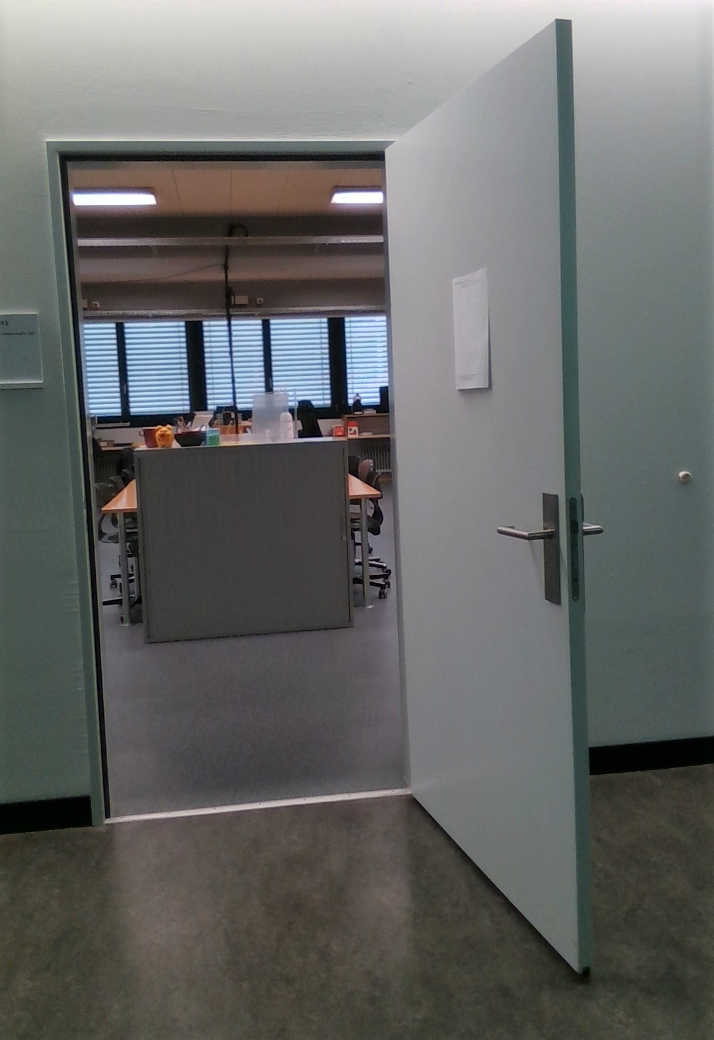
#> input picture door2_Color.png, 714 x 1040 px; the run also reads 3 pictures not shown here
$ jupyter execute --allow-errors lescher.ipynb   (older library calls are emulated)
#> lines starting #> are read from the running program, lines starting #| are printed output that depends on the picture; after the words box and inside, x2 and y2 are one past the last pixel; in counts of white or black regions, pixels touching at a corner belong together
# HoughP

[cell 1]
import cv2 as cv
import numpy as np
from matplotlib import pyplot as plt

img = cv.imread('door2_Color.png')
#> img is the input picture: shape (1040, 714, 3); mean B, G, R 103.1, 104.3, 103
canny_threshold1 = 20
canny_threshold2 = 150

hough_threshold = 250

minLineLength = 100
maxLineGap = 10

# Convert the image to grayscale
gray = cv.cvtColor(img, cv.COLOR_BGR2GRAY)

#gray = cv.GaussianBlur(gray, (3, 3), 0)

# Use the Canny edge detector to find edges in the image
edges = cv.Canny(gray, threshold1 = canny_threshold1, threshold2= canny_threshold2, apertureSize = 3)
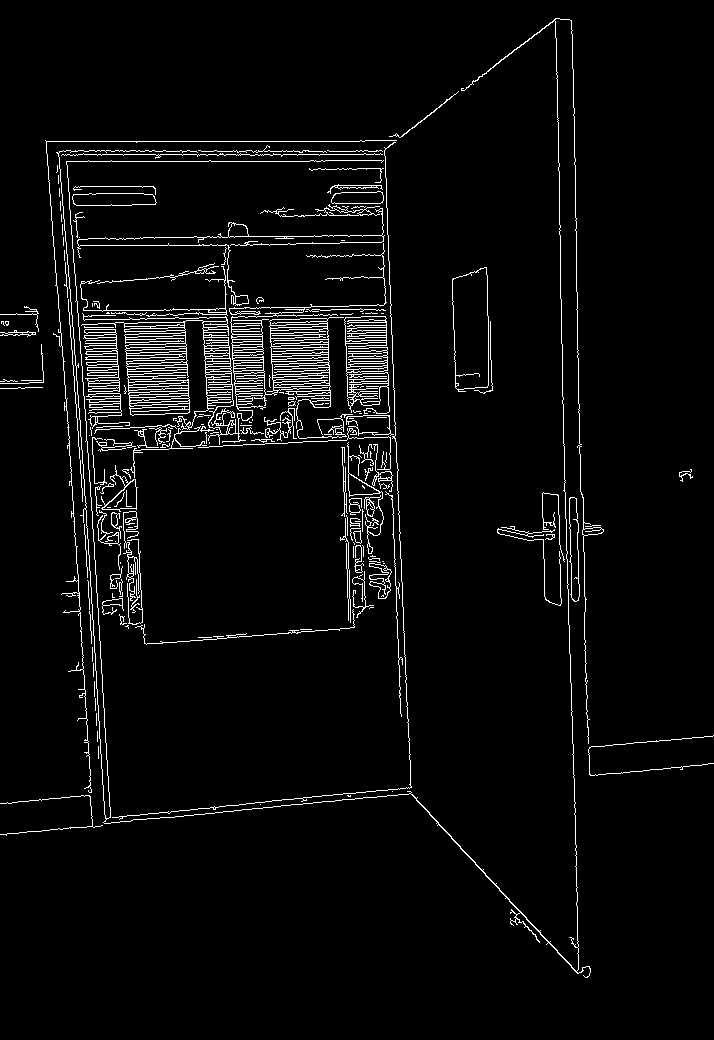
#> edges: shape (1040, 714); 3.9% white in thin lines or dots

# Use the HoughLinesP transform to detect lines in the image
lines = cv.HoughLinesP(edges, 1, np.pi/180, hough_threshold, minLineLength, maxLineGap)
#> lines = 22 rows, first 6: [81, 474, 81, 486], [46, 141, 359, 141], [96, 580, 96, 592], [67, 287, 67, 297], [74, 378, 74, 391], [393, 524, 393, 538]

# Create a black image to draw the lines on
line_img = np.zeros_like(img)


# Loop through the lines and draw them on the image
for line in lines:
    x1, y1, x2, y2 = line[0]

    cv.line(img, (x1, y1), (x2, y2), (0, 255, 0), 2)
#> this loop made 22 passes
#> img: shape (1040, 714, 3); 0.32% of pixels changed, all inside (x1, y1, x2, y2) = (45, 140, 580, 820)


result = cv.bitwise_and(img, line_img)
#> result: shape (1040, 714, 3); every value is 0


plt.imshow(img)
plt.show()

plt.imshow(edges)
plt.show()

# Hough

[cell 2]
import cv2 as cv
import numpy as np
from matplotlib import pyplot as plt

img = cv.imread('door2_Color.png')
canny_threshold1 = 20
canny_threshold2 = 150

hough_threshold = 250

# Convert the image to grayscale
gray = cv.cvtColor(img, cv.COLOR_BGR2GRAY)

#gray = cv.GaussianBlur(gray, (3, 3), 0)

# Use the Canny edge detector to find edges in the image
edges = cv.Canny(gray, threshold1 = canny_threshold1, threshold2= canny_threshold2, apertureSize = 3)

# Use the Hough transform to detect lines in the image
lines = cv.HoughLines(edges, 1, np.pi/180, hough_threshold)
#> lines = [[-47, 3.07], [141, 1.57], [-55, 3.07], [-555, 3.12], [-374, 3.11], [154, 1.57], [-571, 3.12], [-36, 3.07], [161, 1.57]]
#lines = cv.HoughLinesP(edges, maxLineGap=)

# Create a black image to draw the lines on
line_img = np.zeros_like(img)


# Loop through the lines and draw them on the image
for line in lines:
    rho, theta = line[0]
    a = np.cos(theta)
    b = np.sin(theta)
    x0 = a*rho
    y0 = b*rho
    x1 = int(x0 + 1000*(-b))
    y1 = int(y0 + 1000*(a))
    x2 = int(x0 - 1000*(-b))
    y2 = int(y0 - 1000*(a))

    print(theta)

    cv.line(img, (x1, y1), (x2, y2), (0, 255, 0), 2)
#> this loop made 9 passes
#> (rho, theta, a, b, x0, y0, x1, y1) on passes 1 to 8: (-47, 3.07, -0.998, 0.0698, 46.89, -3.28, -22, -1000), (141, 1.57, -4.37e-08, 1, -6.16e-06, 141, -1000, 140), (-55, 3.07, -0.998, 0.0698, 54.87, -3.84, -14, -1001), (-555, 3.12, -1, 0.0175, 554.9, -9.69, 537, -1009), (-374, 3.11, -0.999, 0.0349, 373.8, -13.05, 338, -1012), (154, 1.57, -4.37e-08, 1, -6.73e-06, 154, -1000, 153), (-571, 3.12, -1, 0.0175, 570.9, -9.97, 553, -1009), (-36, 3.07, -0.998, 0.0698, 35.91, -2.51, -33, -1000)
#> (printed output is left out)
#> img: shape (1040, 714, 3); 3.25% of pixels changed, all inside (x1, y1, x2, y2) = (0, 0, 714, 997)


result = cv.bitwise_and(img, line_img)


plt.imshow(img)
plt.show()

plt.imshow(edges)
plt.show()

# Adjust Images

[cell 3]
import cv2 as cv
import numpy as np
from matplotlib import pyplot as plt

img = cv.imread('zellen_1.png')
#> (the rest of this cell did not finish here and is left out)

# Continuing Version 1

[cell 4]
import cv2
import numpy as np
import matplotlib.pyplot as plt

hight = 100
width = 50
ratio = 1.75

thres1 = 50
thres2 = 150

# Load the input image
img1 = cv2.imread('Aufnahmen_FHNW/bild2_Color.png')
img2 = cv2.imread('Aufnahmen_FHNW/bild6_Color.png')
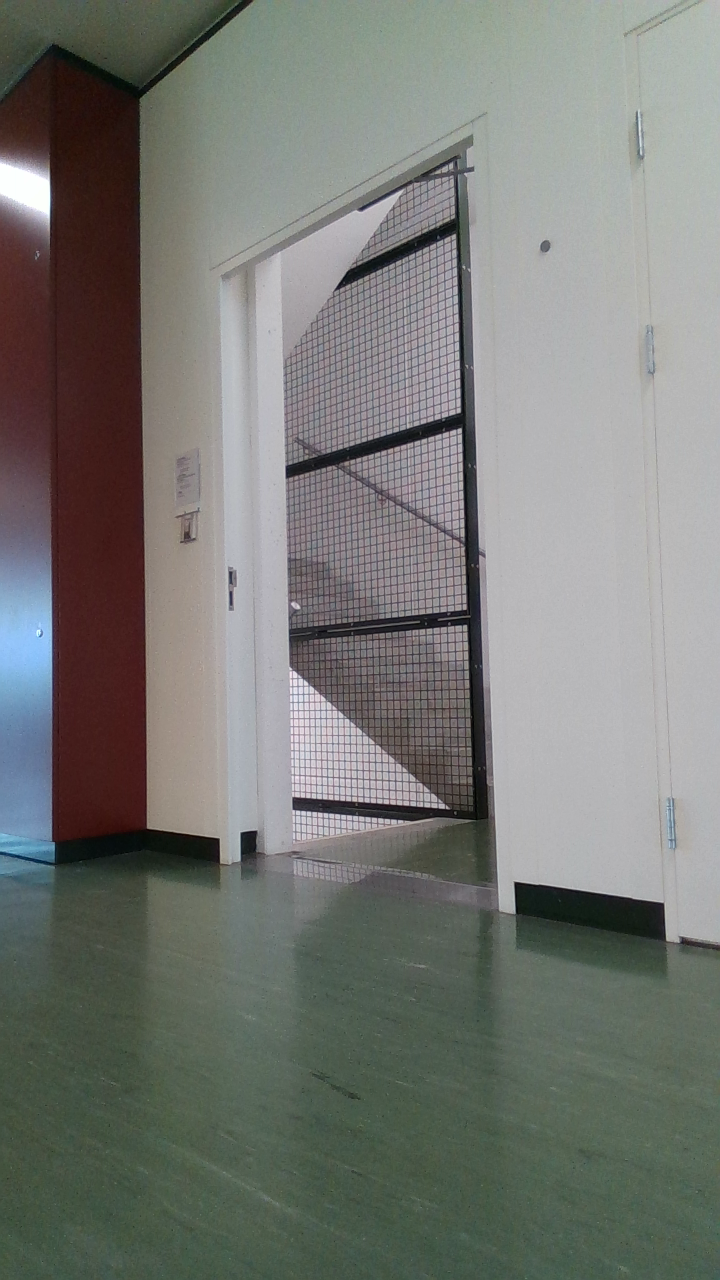
#> input picture Aufnahmen_FHNW/bild6_Color.png, 720 x 1280 px
#> img2 is the input picture: shape (1280, 720, 3); mean B, G, R 116.2, 120.7, 118.9
img3 = cv2.imread('Aufnahmen_FHNW/bild9_Color.png')
img4 = cv2.imread('Aufnahmen_FHNW/bild12_Color.png')
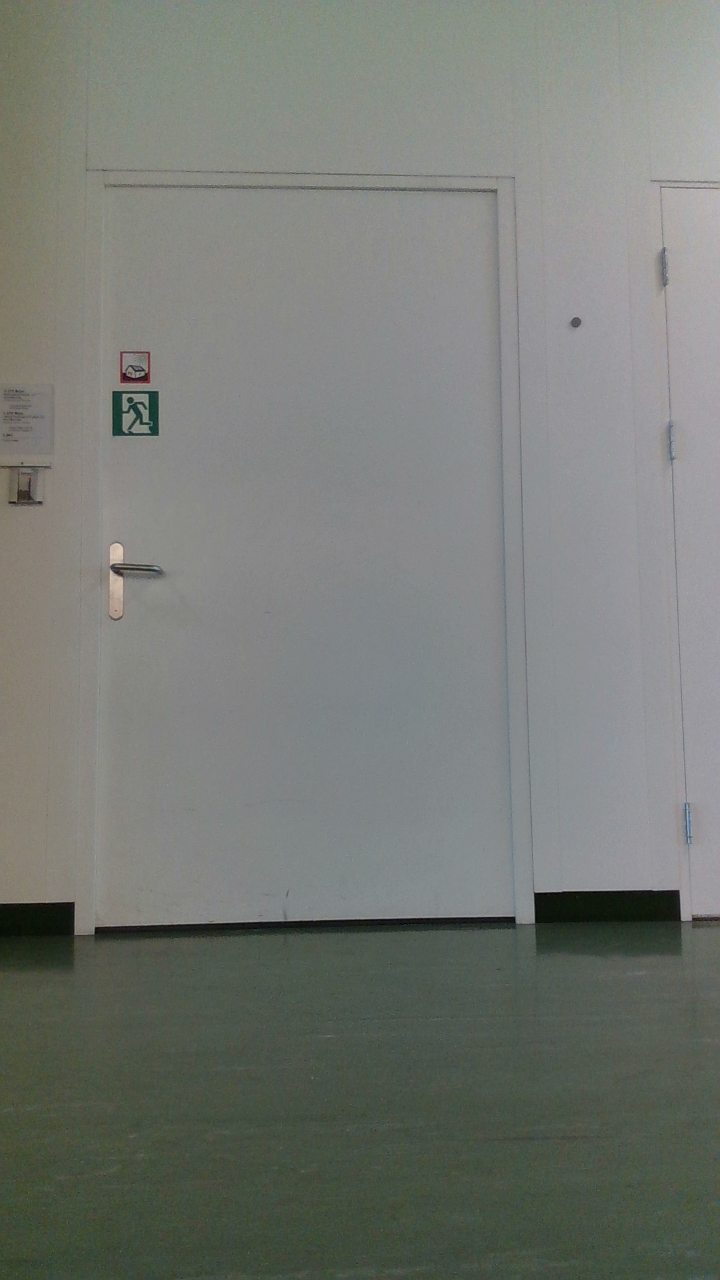
#> input picture Aufnahmen_FHNW/bild12_Color.png, 720 x 1280 px
#> img4 is the input picture: shape (1280, 720, 3); mean B, G, R 116.6, 122.2, 118.7

# Convert the image to grayscale
gray1 = cv2.cvtColor(img1, cv2.COLOR_BGR2GRAY)
gray2 = cv2.cvtColor(img2, cv2.COLOR_BGR2GRAY)
gray3 = cv2.cvtColor(img3, cv2.COLOR_BGR2GRAY)
gray4 = cv2.cvtColor(img4, cv2.COLOR_BGR2GRAY)


# Apply Gaussian blur to reduce noise and improve detection
#gray = cv2.GaussianBlur(gray, (3, 3), 0)

# Use the Canny edge detector to find edges in the image
edges1 = cv2.Canny(gray1, thres1, thres2, apertureSize = 3)
#> edges1: shape (1280, 720); 1% white in thin lines or dots
edges2 = cv2.Canny(gray2, thres1, thres2, apertureSize = 3)
#> edges2: shape (1280, 720); 5.7% white in thin lines or dots
edges3 = cv2.Canny(gray3, thres1, thres2, apertureSize = 3)
#> edges3: shape (1280, 720); 2.8% white in thin lines or dots
edges4 = cv2.Canny(gray4, thres1, 240, apertureSize = 3)
#> edges4: shape (1280, 720); 0.61% white in thin lines or dots, all inside (x1, y1, x2, y2) = (0, 168, 720, 957)

# Compute the threshold for the image
#ret, thresh = cv2.threshold(gray, 128, 255, cv2.THRESH_BINARY_INV)

# Find the contours in the image
contours, hierarchy = cv2.findContours(edges1, cv2.RETR_TREE, cv2.CHAIN_APPROX_SIMPLE)
#> contours = 212 contours, 172 with area under 20; largest, box (x1, y1, x2, y2) and area: (264, 791, 720, 858) 1808, (271, 791, 481, 822) 1765, (266, 457, 287, 492) 558, (257, 241, 463, 331) 516, (266, 457, 287, 492) 424

# Loop through the contours and draw rectangles around the doorframes
for i, (contour, h) in enumerate(zip(contours, hierarchy[0])):
    # If the contour does not have a parent, draw it on the image
    if h[3] == -1:
         # Find the bounding rectangle for the contour
        x, y, w, h = cv2.boundingRect(contour)
        if h/w >ratio and h> hight and w>width:
            # Draw the rectangle on the image
            cv2.rectangle(img1, (x, y), (x + w, y + h), (255, 28, 247), 2)
#> this loop made 212 passes
#> (contour, x, y, w) on passes 10, 14, 19, 39, 47, 52: ([[295, 1163], [295, 1165], [297, 1165], [297, 1163]], 295, 1163, 3), ([[297, 1146], [297, 1148], [299, 1148], [299, 1146]], 297, 1146, 3), ([[312, 1064], [312, 1066]], 312, 1064, 1), ([[354, 780], [354, 784]], 354, 780, 1), ([[596, 733], [596, 734]], 596, 733, 1), ([[272, 605], [273, 605]], 272, 605, 2)
#> after the loop, w = 13; x = 411; y = 0


contours, hierarchy = cv2.findContours(edges2, cv2.RETR_TREE, cv2.CHAIN_APPROX_SIMPLE)
#> contours = 3077 contours, 1815 with area under 20; largest, box (x1, y1, x2, y2) and area: (255, 154, 467, 670) 56272, (219, 134, 720, 951) 32830, (479, 555, 496, 830) 1781, (319, 296, 360, 374) 874, (333, 459, 400, 503) 770

# Loop through the contours and draw rectangles around the doorframes
for i, (contour, h) in enumerate(zip(contours, hierarchy[0])):
    # If the contour does not have a parent, draw it on the image
    if h[3] == -1:
         # Find the bounding rectangle for the contour
        x, y, w, h = cv2.boundingRect(contour)
        if h/w >ratio and h> hight and w>width:
            # Draw the rectangle on the image
            cv2.rectangle(img2, (x, y), (x + w, y + h), (255, 28, 247), 2)
#> this loop made 3077 passes
#> (contour, x, y, w) on passes 15, 34, 37: ([[399, 1081], [401, 1081]], 399, 1081, 3), ([[385, 871], [386, 871]], 385, 871, 2), ([[225, 866], [230, 866]], 225, 866, 6)


contours, hierarchy = cv2.findContours(edges3, cv2.RETR_TREE, cv2.CHAIN_APPROX_SIMPLE)

# Loop through the contours and draw rectangles around the doorframes
for i, (contour, h) in enumerate(zip(contours, hierarchy[0])):
    # If the contour does not have a parent, draw it on the image
    if h[3] == -1:
         # Find the bounding rectangle for the contour
        x, y, w, h = cv2.boundingRect(contour)
        if h/w >ratio and h> hight and w>width:
            # Draw the rectangle on the image
            cv2.rectangle(img3, (x, y), (x + w, y + h), (255, 28, 247), 2)
#> this loop made 877 passes


contours, hierarchy = cv2.findContours(edges4, cv2.RETR_TREE, cv2.CHAIN_APPROX_SIMPLE)

# Loop through the contours and draw rectangles around the doorframes
for i, (contour, h) in enumerate(zip(contours, hierarchy[0])):
    # If the contour does not have a parent, draw it on the image
    if h[3] == -1:
         # Find the bounding rectangle for the contour
        x, y, w, h = cv2.boundingRect(contour)
        if h/w >ratio and h> hight and w>width:
            # Draw the rectangle on the image
            cv2.rectangle(img4, (x, y), (x + w, y + h), (255, 28, 247), 2)
#> this loop made 71 passes


# Save the output image

# Display the resized image

fig, axs = plt.subplots(2, 4)

axs[0, 0].imshow(img1)
axs[1, 0].imshow(edges1)

axs[0, 1].imshow(img2)
axs[1, 1].imshow(edges2)

axs[0, 2].imshow(img3)
axs[1, 2].imshow(edges3)

axs[0, 3].imshow(img4)
axs[1, 3].imshow(edges4)


cv2.startWindowThread()
cv2.namedWindow("preview", cv2.WINDOW_NORMAL)
cv2.imshow("preview", gray1)
key = cv2.waitKey(0)
#> (key Esc is pressed here)
cv2.destroyAllWindows()

# Working Version 1

[cell 5]
#To detect doorframes in Python, you can use the OpenCV library. OpenCV is a powerful library for image and video processing, and it provides a wide range of features for detecting objects in images. Here is an example of how you can use OpenCV to detect doorframes in an image:

import cv2
import matplotlib.pyplot as plt

# Load the input image
img = cv2.imread('test.jpg')

# Convert the image to grayscale
gray = cv2.cvtColor(img, cv2.COLOR_BGR2GRAY)

# Use the Canny edge detector to find edges in the image
edges = cv2.Canny(gray, 50, 150, apertureSize = 3)
#> edges: shape (1040, 714); 4.8% white in thin lines or dots

# Compute the threshold for the image
#ret, thresh = cv2.threshold(gray, 128, 255, cv2.THRESH_BINARY_INV)

# Find the contours in the image
contours, hierarchy = cv2.findContours(edges, cv2.RETR_TREE, cv2.CHAIN_APPROX_SIMPLE)

# Loop through the contours and draw rectangles around the doorframes
for i, (contour, h) in enumerate(zip(contours, hierarchy[0])):
    # If the contour does not have a parent, draw it on the image
    if h[3] == -1:
         # Find the bounding rectangle for the contour
        x, y, w, h = cv2.boundingRect(contour)
        if h/w >1.75 and h> 100 and w>50:
            # Draw the rectangle on the image
            cv2.rectangle(img, (x, y), (x + w, y + h), (255, 28, 247), 2)
#> this loop made 383 passes
#> img: shape (1040, 714, 3); mean B, G, R 102.2, 108, 102


# Save the output image
#cv2.imwrite("output.jpg", edges)

# Display the resized image

plt.imshow(img)
plt.show()

plt.imshow(edges)
plt.show()

# Test edge_detector

[cell 6]
import cv2
import numpy as np
import matplotlib.pyplot as plt

# Read the image and convert it to grayscale
image = cv2.imread('door1_Color.png')
#> (the rest of this cell did not finish here and is left out)

# Rechteck finden

[cell 7]
import cv2
import numpy as np
import matplotlib.pyplot as plt

# Read the image and convert it to grayscale
image = cv2.imread('door2_Color.png')
gray = cv2.cvtColor(image, cv2.COLOR_BGR2GRAY)

# Apply Gaussian blur to reduce noise and improve detection
gray = cv2.GaussianBlur(gray, (3, 3), 0)

# Use the Canny edge detector to find edges in the image
edges = cv2.Canny(gray, 50, 200)
#> edges: shape (1040, 714); 3% white in thin lines or dots

###############################################################

# [12 lines left out: function detect_rectangle, not called in this run]

# V2 horizontal und vertikal

[cell 8]
# Import the necessary libraries
import cv2
import numpy as np
import matplotlib.pyplot as plt

# Read the image and convert it to grayscale
image = cv2.imread('door2_Color.png')
image = image[...,::-1].copy()

# Convert the image to grayscale
gray = cv2.cvtColor(image, cv2.COLOR_BGR2GRAY)

# Apply Gaussian blur to reduce noise and improve detection
gray = cv2.GaussianBlur(gray, (3, 3), 0)

# Use the Canny edge detector to find edges in the image
edges = cv2.Canny(gray, 50, 150, apertureSize = 3)
#> edges: shape (1040, 714); 3.2% white in thin lines or dots

# Use the Hough transform to detect lines in the image
line_vert = cv2.HoughLines(edges, 1, np.pi/180, 270,min_theta=2)
line_hor = cv2.HoughLines(edges, 1, np.pi/180, 300,max_theta=3)

# Loop through the lines and draw them on the image
for line in line_vert:
    rho, theta = line[0]
    a = np.cos(theta)
    b = np.sin(theta)
    x0 = a*rho
    y0 = b*rho
    x1 = int(x0 + 1000*(-b))
    y1 = int(y0 + 1000*(a))
    x2 = int(x0 - 1000*(-b))
    y2 = int(y0 - 1000*(a))

    cv2.line(image, (x1, y1), (x2, y2), (0, 0, 255), 2)
#> this loop made 4 passes
#> line on passes 1 to 4: [[-377, 3.1]], [[-554, 3.12]], [[-61, 3.08]], [[-47, 3.06]]
#> image: shape (1040, 714, 3); mean R, G, B 101.6, 102.8, 105.5

cv2.COLORMAP_DEEPGREEN
for line in line_vert:
    rho, theta = line[0]
    a = np.cos(theta)
    b = np.sin(theta)
    x0 = a*rho
    y0 = b*rho
    x1 = int(x0 + 1000*(-b))
    y1 = int(y0 + 1000*(a))
    x2 = int(x0 - 1000*(-b))
    y2 = int(y0 - 1000*(a))

    cv2.line(image, (x1, y1), (x2, y2), (0, 0, 255), 2)


plt.imshow(image)
plt.show()

plt.imshow(edges)
plt.show()

# Test A

[cell 9]
import cv2
import matplotlib.pyplot as plt

# Load the input image
img = cv2.imread("door2_Color.png")

# Convert the image to grayscale
gray = cv2.cvtColor(img, cv2.COLOR_BGR2GRAY)

# Apply edge detection to the grayscale image
edges = cv2.Canny(gray, 50, 100)
#> edges: shape (1040, 714); 3.9% white in thin lines or dots

# Define the kernel for dilation
kernel = cv2.getStructuringElement(cv2.MORPH_RECT, (3,3))

# Dilate the edges
dilated = cv2.dilate(edges, kernel)
#> dilated: shape (1040, 714); 11.5% white; 25 white regions (1 under 20 px), largest, box (x1, y1, x2, y2) and area: (0, 17, 605, 979) 80976, (451, 271, 494, 398) 1158, (587, 734, 714, 777) 895

# Find contours in the dilated image
contours, _ = cv2.findContours(dilated, cv2.RETR_EXTERNAL, cv2.CHAIN_APPROX_SIMPLE)

# Iterate over the contours and draw a rectangle around each one
for c in contours:
    x,y,w,h = cv2.boundingRect(c)
    cv2.rectangle(img, (x,y), (x+w, y+h), (0,255,0), 2)
#> this loop made 17 passes
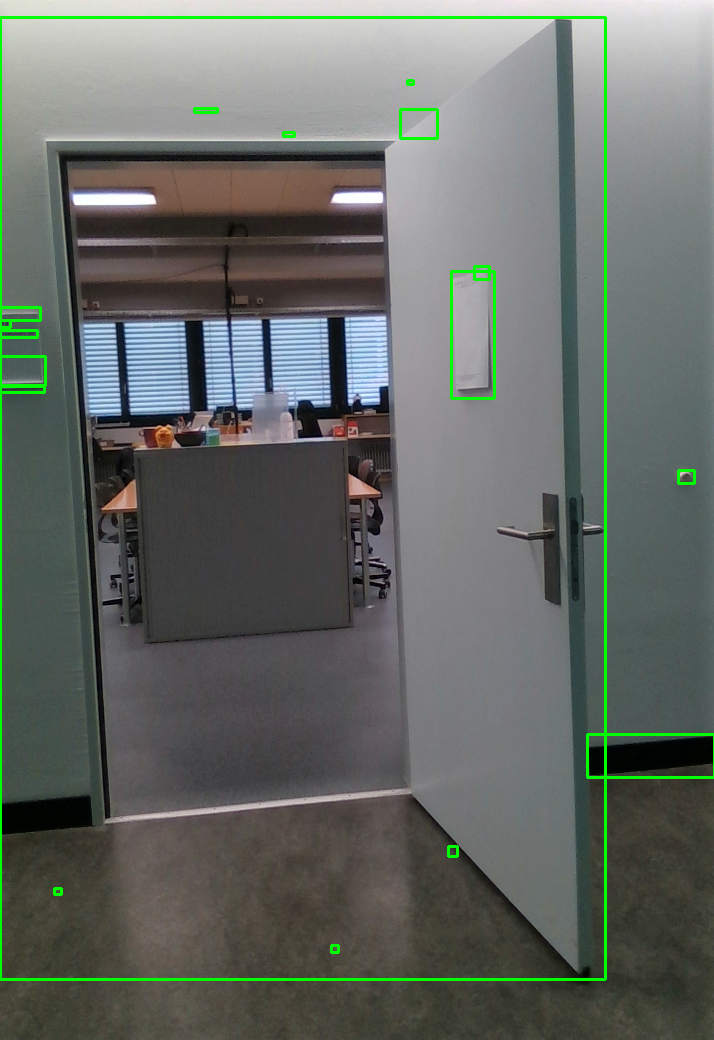
#> img: shape (1040, 714, 3); 1.71% of pixels changed, all inside (x1, y1, x2, y2) = (0, 16, 714, 981)

# Save the output image
#cv2.imwrite("output.jpg", img)

plt.imshow(img)
plt.show()

# Test A2

[cell 10]
#«write python code who detects a door in a picture and calculate the the size of the door»
#«create additionally a output picture where the door is red framed»

import cv2
import matplotlib.pyplot as plt

# Read the image
image = cv2.imread('door2_Color.png')

# Convert the image to grayscale
gray = cv2.cvtColor(image, cv2.COLOR_BGR2GRAY)

# Detect edges in the image using Canny edge detection
edges = cv2.Canny(gray, 50, 100)

# Find contours in the edge map
contours, _ = cv2.findContours(edges, cv2.RETR_EXTERNAL, cv2.CHAIN_APPROX_SIMPLE)

# Iterate over the contours
for contour in contours:
    # Check if the contour is a rectangle
    if cv2.isContourConvex(contour) and len(contour) == 4:
        # Calculate the bounding box of the contour
        x, y, w, h = cv2.boundingRect(contour)

        # Check if the aspect ratio of the bounding box is close to 1:2 (typical aspect ratio of a door)
        if abs(w / h - 1 / 2) < 0.1:
            # Calculate the size of the door
            size = (w + h) / 2
            print('Door size:', size)

            # Draw a red rectangle around the door in the output image
            cv2.rectangle(image, (x, y), (x + w, y + h), (0, 0, 255), 2)
#> this loop made 367 passes
#> contour on passes 5 to 7: [[106, 825]], [[110, 820], [112, 820]], [[429, 817]]
#> (printed output is left out)
#> image: shape (1040, 714, 3); 0.01% of pixels changed, all inside (x1, y1, x2, y2) = (334, 403, 340, 413)

# Save the output image
#cv2.imwrite('output.jpg', image)
plt.imshow(img)
plt.show()

plt.imshow(edges)
plt.show()
